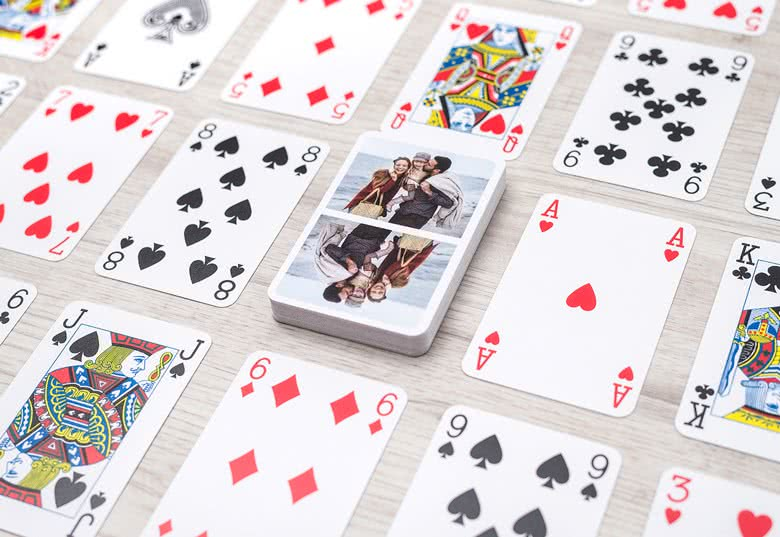
#> input picture 03-opencv-lab/resources/cards.jpg, 780 x 537 px
$ python example03.py
#> lines starting #> are read from the running program, lines starting #| are printed output that depends on the picture; after the words box and inside, x2 and y2 are one past the last pixel; in counts of white or black regions, pixels touching at a corner belong together
import cv2 as cv
import sys
import numpy as np

if __name__ == '__main__':
    print(f'OpenCV imported: {cv.version.opencv_version}')
    img = cv.imread("resources/cards.jpg")
#> img is the input picture: shape (537, 780, 3); mean B, G, R 215.6, 213.9, 221.7
    if img is None:
        sys.exit("Could not read the image.")
    print(img.shape)
#| (537, 780, 3)
    gray = cv.cvtColor(img, cv.COLOR_BGR2GRAY)
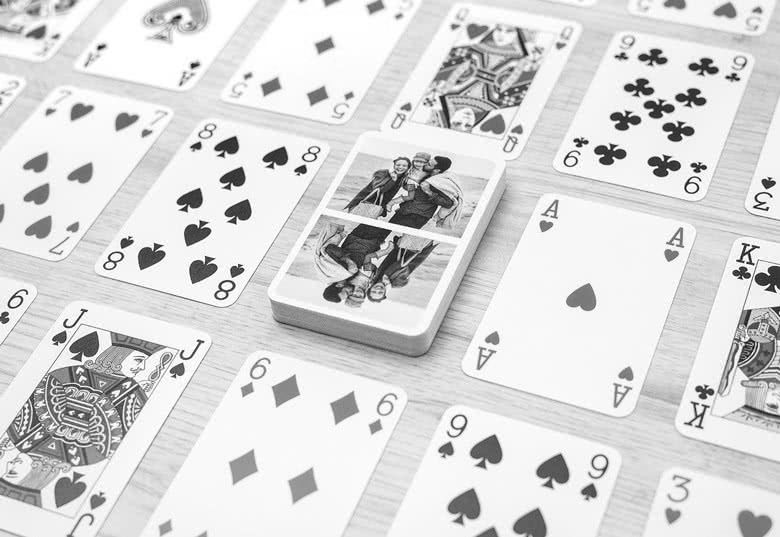
#> gray: shape (537, 780); min 1, max 255, mean 216.5
    print(gray.shape)
#| (537, 780)

    blurred = cv.GaussianBlur(gray, (15, 15), 10)
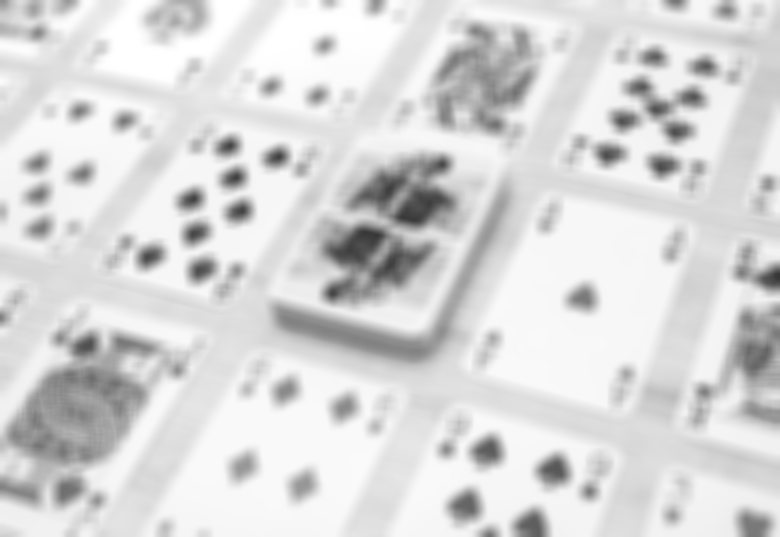
#> blurred: shape (537, 780); min 54, max 255, mean 216.5
    edges = cv.Canny(gray, 80, 200)
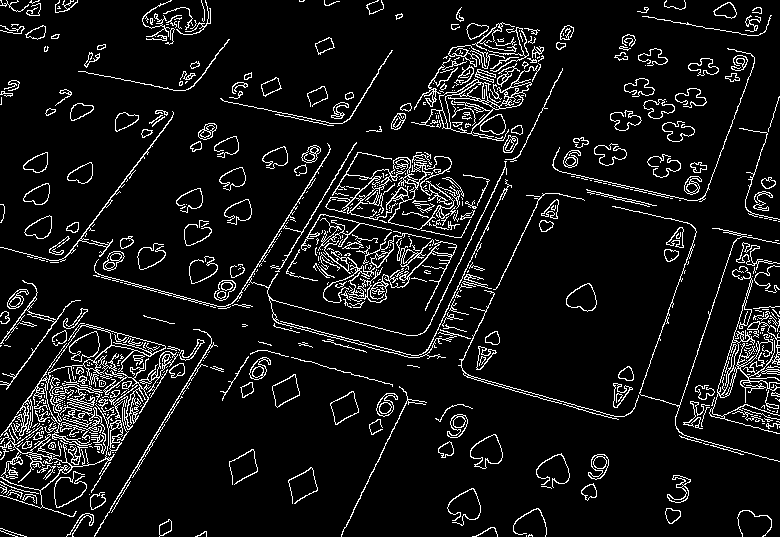
#> edges: shape (537, 780); 8.2% white in thin lines or dots
    kernel = np.ones((3, 3), np.uint8)
    dilated = cv.dilate(edges, kernel, iterations=1)
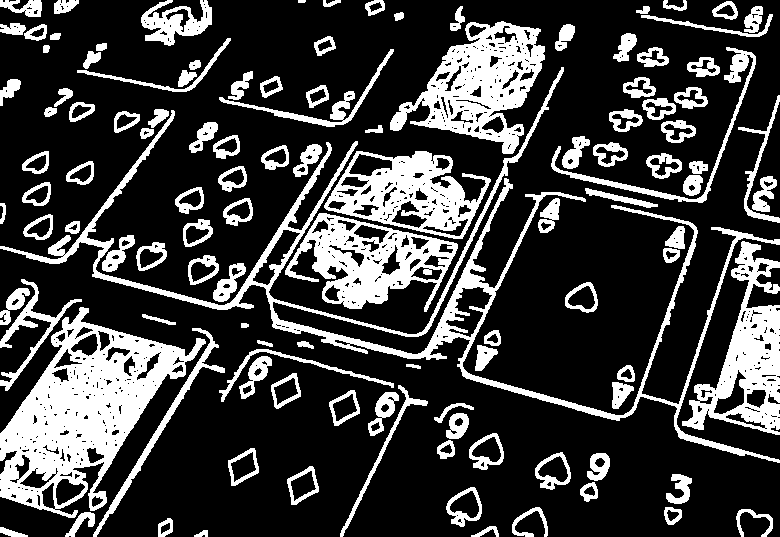
#> dilated: shape (537, 780); 24.3% white; 118 white regions, largest, box (x1, y1, x2, y2) and area: (0, 307, 206, 518) 17508, (0, 67, 780, 463) 14812, (390, 21, 545, 154) 9100
    dilated3 = cv.dilate(edges, kernel, iterations=3)
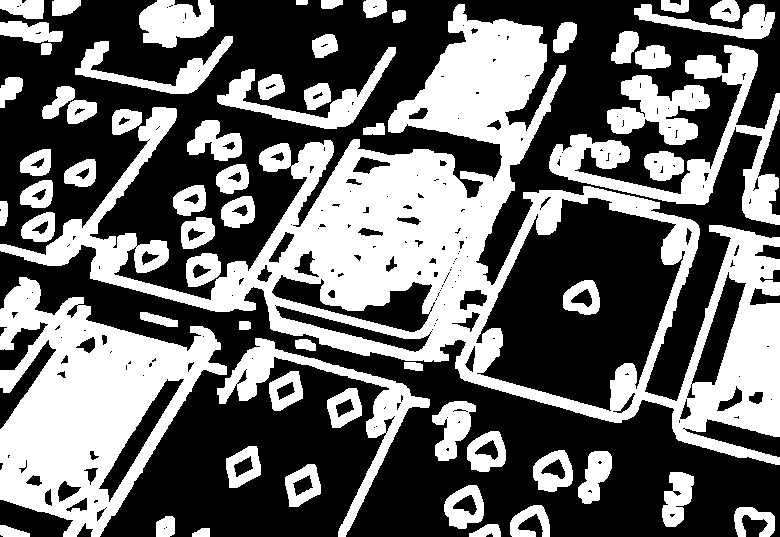
#> dilated3: shape (537, 780); 41.2% white; 63 white regions, largest, box (x1, y1, x2, y2) and area: (0, 4, 780, 465) 81837, (0, 277, 227, 537) 29261, (549, 45, 780, 225) 9390
    eroded = cv.erode(dilated, kernel, iterations=1)
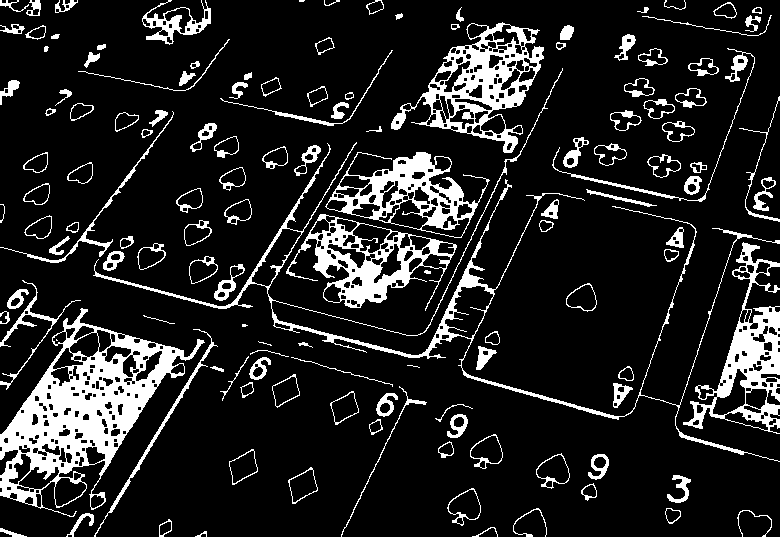
#> eroded: shape (537, 780); 13.7% white; 137 white regions (5 under 20 px), largest, box (x1, y1, x2, y2) and area: (0, 308, 205, 517) 13052, (391, 22, 544, 153) 5886, (93, 68, 780, 462) 5886

    cv.imshow("Image", gray)
    # cv.imshow("Lena [blurred]", blurred)
    cv.imshow("Image [edge detection]", edges)
    cv.imshow("Image [edge dilated]", dilated)
    cv.imshow("Image [edge dilated x 3]", dilated3)
    cv.imshow("Image [edge dilated eroded]", eroded)

    cv.waitKey(30000)
    cv.destroyAllWindows()

$ run again, with 03-opencv-lab/resources/vintage-car.jpg copied over 03-opencv-lab/resources/cards.jpg
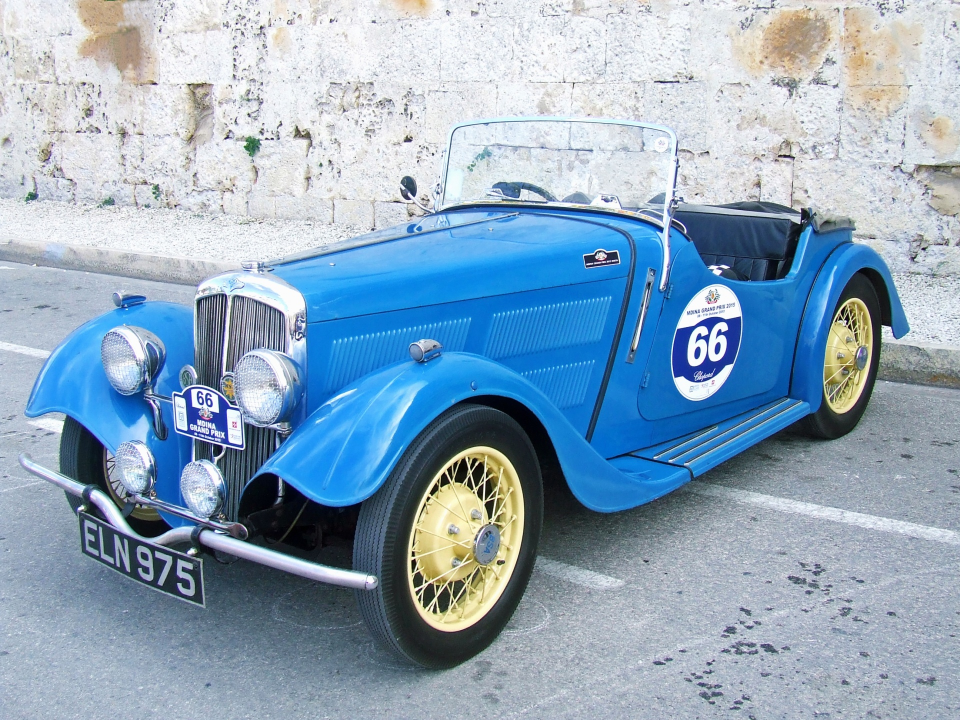
#> input picture 03-opencv-lab/resources/vintage-car.jpg, 1920 x 1440 px (shown at 1/2 size)
#> img is the input picture: shape (1440, 1920, 3); mean B, G, R 188.1, 167.4, 143.1
#| (1440, 1920, 3)
#| (1440, 1920)
#> `edges = cv.Canny(gray, 80, 200)`:
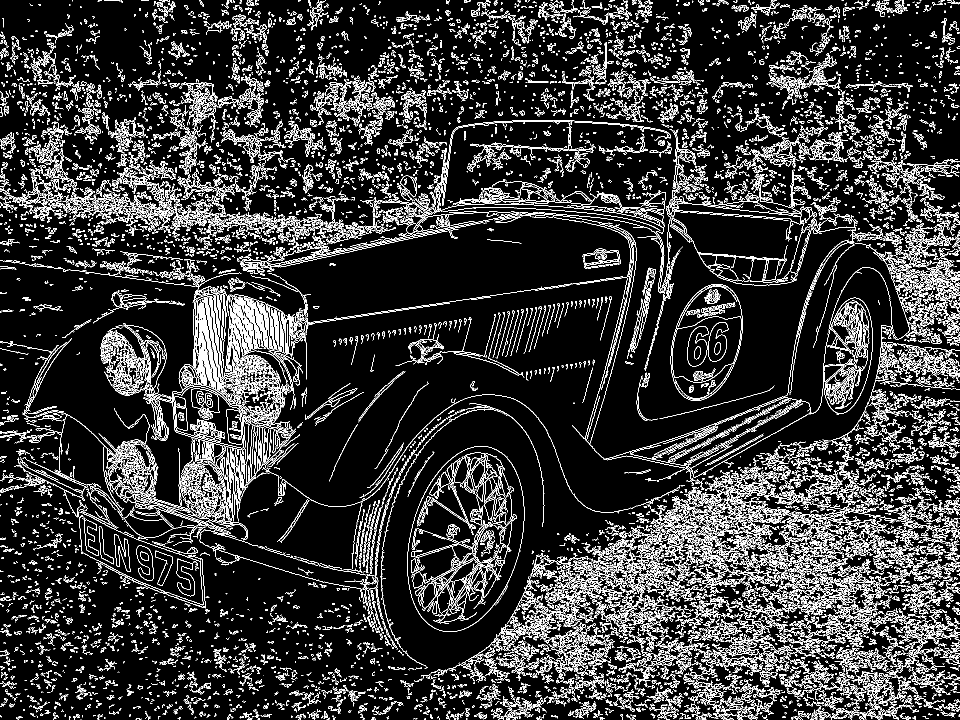
#> edges: shape (1440, 1920) (shown at 1/2 size); 13.1% white in thin lines or dots
#> dilated: shape (1440, 1920); 38.4% white; 1699 white regions (36 under 20 px), largest, box (x1, y1, x2, y2) and area: (0, 92, 1920, 1440) 736673, (821, 904, 1035, 1249) 27618, (619, 103, 795, 292) 10756
#> dilated3: shape (1440, 1920); 59.9% white; 2132 black regions (1340 under 20 px), largest, box (x1, y1, x2, y2) and area: (0, 793, 1272, 1440) 197307, (543, 559, 1382, 1022) 144056, (1257, 0, 1920, 403) 78922
#> `eroded = cv.erode(dilated, kernel, iterations=1)`:
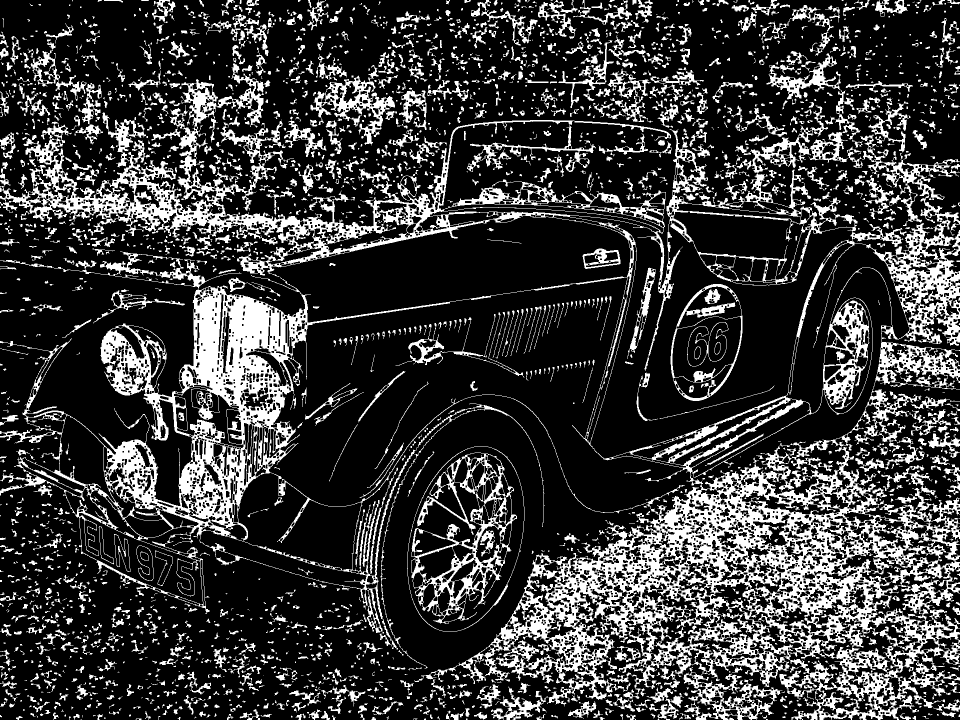
#> eroded: shape (1440, 1920) (shown at 1/2 size); 23.1% white; 2338 white regions (972 under 20 px), largest, box (x1, y1, x2, y2) and area: (0, 107, 1920, 1440) 441346, (822, 905, 1034, 1248) 16255, (621, 130, 790, 291) 6482
